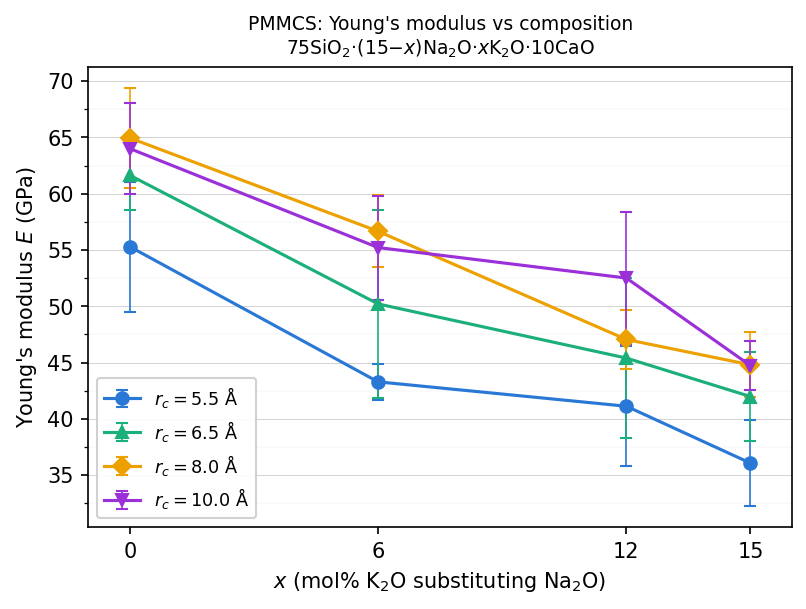

Here is the Python script that generated this plot:
"""
fig_young_vs_x.py
Young's modulus vs K2O content (x) for 3 pair_pedone cutoffs.
E averaged over 3 principal directions (1/S11 + 1/S22 + 1/S33)/3
using full 6x6 compliance matrix inversion.
"""

import numpy as np
import matplotlib.pyplot as plt
import matplotlib.ticker as ticker
from pathlib import Path
import re

RESULTS_DIR = Path(__file__).parent.parent / "STAGE2_BORN_MATRIX" / "results"
OUT_DIR     = Path(__file__).parent

x_vals   = [0, 6, 12, 15]
rc_labels = ['rc5p5', 'rc6p5', 'rc8p0', 'rc10p0']

# ── Parse Cij file → 6×6 numpy array ─────────────────────────────────────────
def parse_cij(filepath):
    vals = {}
    with open(filepath) as f:
        for line in f:
            for m in re.finditer(r'(C\d{2})\s+([-\d.eE+]+)', line):
                vals[m.group(1)] = float(m.group(2))

    C = np.zeros((6, 6))
    idx = {1:0, 2:1, 3:2, 4:3, 5:4, 6:5}
    for k, v in vals.items():
        i, j = int(k[1])-1, int(k[2])-1
        C[i, j] = v
        C[j, i] = v
    return C

# ── Young's modulus: average of E1, E2, E3 from compliance matrix ────────────
def young_modulus(C):
    try:
        S = np.linalg.inv(C)
    except np.linalg.LinAlgError:
        return np.nan
    E1 = 1.0 / S[0, 0]
    E2 = 1.0 / S[1, 1]
    E3 = 1.0 / S[2, 2]
    return (E1 + E2 + E3) / 3.0

# ── Collect E values ──────────────────────────────────────────────────────────
E_mean = {rc: [] for rc in rc_labels}
E_std  = {rc: [] for rc in rc_labels}

for x in x_vals:
    for rc in rc_labels:
        E_reps = []
        for r in [1, 2, 3]:
            fname = RESULTS_DIR / f"born_Cij_PMMCS_{rc}_x{x}_r{r}.dat"
            if not fname.exists():
                print(f"  MISSING: {fname.name}")
                continue
            C = parse_cij(fname)
            E = young_modulus(C)
            E_reps.append(E)
        E_mean[rc].append(np.mean(E_reps))
        E_std[rc].append(np.std(E_reps, ddof=1) if len(E_reps) > 1 else 0.0)

# ── Palette (validated: blue, aqua, yellow) ───────────────────────────────────
colors  = {'rc5p5': '#2a78d6', 'rc6p5': '#1baf7a', 'rc8p0': '#eda100', 'rc10p0': '#9b30d9'}
markers = {'rc5p5': 'o',       'rc6p5': '^',        'rc8p0': 'D', 'rc10p0': 'v'}
labels  = {'rc5p5': r'$r_c=5.5$ Å', 'rc6p5': r'$r_c=6.5$ Å', 'rc8p0': r'$r_c=8.0$ Å', 'rc10p0': r'$r_c=10.0$ Å'}

# ── Figure ────────────────────────────────────────────────────────────────────
fig, ax = plt.subplots(figsize=(5.5, 4.2))

for rc in rc_labels:
    ax.errorbar(x_vals, E_mean[rc], yerr=E_std[rc],
                color=colors[rc], lw=1.5, marker=markers[rc], ms=6,
                capsize=3, capthick=1, elinewidth=0.8, zorder=4,
                label=labels[rc])

ax.set_xlabel(r'$x$ (mol% K$_2$O substituting Na$_2$O)', fontsize=10)
ax.set_ylabel(r"Young's modulus $E$ (GPa)", fontsize=10)
ax.set_title("PMMCS: Young's modulus vs composition\n"
             r'75SiO$_2$·(15$-x$)Na$_2$O·$x$K$_2$O·10CaO',
             fontsize=9)

ax.set_xticks(x_vals)
ax.set_xlim(-1, 16)
ax.yaxis.set_minor_locator(ticker.AutoMinorLocator(2))
ax.grid(axis='y', lw=0.4, color='#cccccc', zorder=0)
ax.grid(axis='y', which='minor', lw=0.2, color='#e8e8e8', zorder=0)
ax.legend(frameon=True, framealpha=0.9, edgecolor='#cccccc',
          fontsize=8.5, loc='best')

fig.tight_layout()

out_pdf = OUT_DIR / "fig_young_vs_x.pdf"
out_png = OUT_DIR / "fig_young_vs_x.png"
fig.savefig(out_pdf, dpi=300, bbox_inches='tight')
fig.savefig(out_png, dpi=150, bbox_inches='tight')
print(f"Saved: {out_pdf}")
print(f"Saved: {out_png}")

# ── Print table ───────────────────────────────────────────────────────────────
print(f"\n{'x':>4}  {'rc':>8}  {'E_mean (GPa)':>14}  {'E_std':>8}")
for x, i in zip(x_vals, range(4)):
    for rc in rc_labels:
        print(f"{x:>4}  {rc:>8}  {E_mean[rc][i]:>14.2f}  {E_std[rc][i]:>8.2f}")

plt.show()
